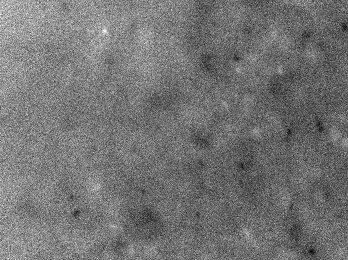
#> input picture Images/Substack2000.jpg, 348 x 260 px
$ jupyter execute --allow-errors 'Image Feature Extraction 1.ipynb'   (shell and % lines are left out)
#> lines starting #> are read from the running program, lines starting #| are printed output that depends on the picture
# Getting Pixel Fetaures from an Image

Note that cv2 cannot open multiple pages of tiff but pil can

[cell 1]
from matplotlib.pyplot import imshow
import numpy as np
from PIL import Image

[cell 2]
# okay so this crop method works
im = Image.open('Images/Substack2000.jpg')
#> im is the input picture: PIL image 348x260 L; min 0, max 255, mean 115.4
#> (the rest of this cell did not finish here and is left out)

From here this code is just snippet rubbish pretty much

#> (a cell that did not finish here is left out)

[cell 4]
from skimage import io
#> (the rest of this cell did not finish here and is left out)

#> (a cell that did not finish here is left out)

#> (a cell that did not finish here is left out)

[cell 7]
import cv2
import numpy as np
img = cv2.imread('Images/Substack2000.jpg')
#> img: shape (260, 348, 3); min 0, max 255, mean 115.4
#img = cv2.LoadImage("Images/substack500.tif",CV_LOAD_IMAGE_COLOR)
#type(img)

[cell 8]
# okay and then here I want to be able to crop an image using bounding box data and tiff stacks.
# and then I can probably also

crop_img = img[100:300,100:300].copy() # Crop from x, y, w, h -> 100, 200, 300, 400
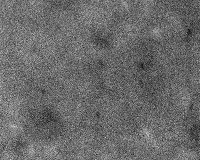
#> crop_img: shape (160, 200, 3); min 11, max 217, mean 106
# NOTE: its img[y: y + h, x: x + w] and *not* img[x: x + w, y: y + h]
cv2.imshow('image',img)
#> (the rest of this cell did not finish here and is left out)


$ run again, with avg_380.jpg copied over Images/Substack2000.jpg
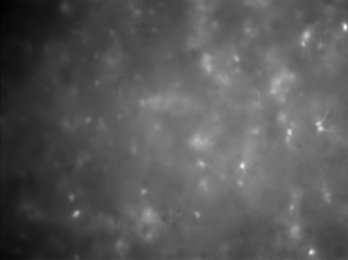
#> input picture avg_380.jpg, 348 x 260 px
#> im is the input picture: PIL image 348x260 L; min 0, max 255, mean 88.4
#> `crop_img = img[100:300,100:300].copy()`:
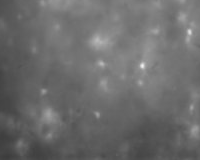
#> crop_img: shape (160, 200, 3); min 60, max 241, mean 107.6
